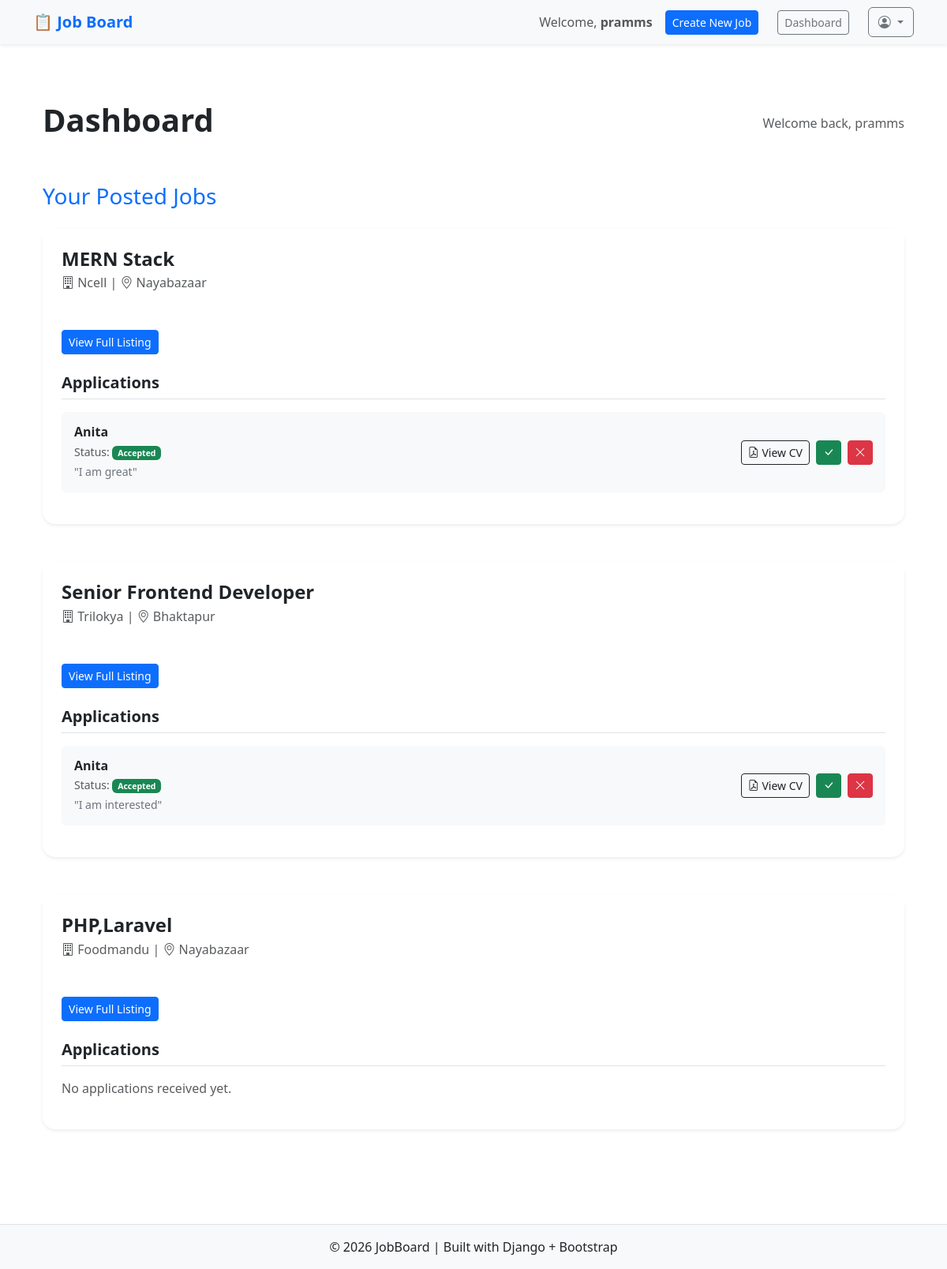
The page /dashboard/ (signed in) on the database its author committed.
### job/models.py (models this page shows, shortened)
class Job(models.Model):
    title = models.CharField(max_length=200)
    description = models.TextField()
    company = models.CharField(max_length=200)
    location = models.TextField()
    salary = models.PositiveBigIntegerField()
    posted_by = models.ForeignKey(User,on_delete=models.CASCADE,related_name="jobs")
    created_at = models.DateTimeField(auto_now_add=True)

class Application(models.Model):
    STATUS_CHOICES = (
        ("pending","Pending"),
        ("confirmed","Confirmed"),
        ("cancelled","Cancelled"),
    )
    user = models.ForeignKey(User,on_delete=models.CASCADE,related_name="application_users")
    job = models.ForeignKey(Job,on_delete=models.CASCADE,related_name="application_jobs")
    cv = models.FileField(upload_to="cv/")
    cover_letter = models.TextField()
    status = models.CharField(max_length=20,choices=STATUS_CHOICES,default="pending")
    applied_at = models.DateTimeField(auto_now_add=True)
    class Meta:
        unique_together = ("user","job")

### job/views.py (the view)
# urls.py: path("dashboard/",views.DashboardView.as_view(),name="dashboard"),
class DashboardView(LoginRequiredMixin, TemplateView):
    template_name = "dashboard.html"
    def get_context_data(self, **kwargs):
        context = super().get_context_data(**kwargs)
        user = self.request.user
        if user.profile.role == "employer":
            context['jobs'] = Job.objects.filter(posted_by=user).order_by('-created_at')
        else:
            context['applications'] = Application.objects.filter(user=user).order_by('-applied_at')
        return context

### templates/dashboard.html (shortened to what this page needs)
{% extends 'base.html' %}
{% block content %}
<div class="container py-5">
    <div class="d-flex justify-content-between align-items-center mb-5">
        <h1 class="fw-bold text-dark">Dashboard</h1>
        <span class="text-muted">Welcome back, {{ user.username }}</span>
    </div>
    {% if user.profile.role == "employer" %}
        <h3 class="mb-4 text-primary">Your Posted Jobs</h3>
        {% for job in jobs %}
        <div class="card shadow-sm border-0 rounded-4 mb-5">
            <div class="card-header bg-white p-4 border-bottom-0">
                <h4 class="fw-bold mb-1">{{ job.title }}</h4>
                <p class="text-muted mb-0"><i class="bi bi-building"></i> {{ job.company }} | <i class="bi bi-geo-alt"></i> {{ job.location }}</p>
            </div>
            <div class="card-body p-4">
                <a href="{% url 'job-detail' job.pk %}" class="btn btn-primary btn-sm mb-4">View Full Listing</a>
                <h5 class="fw-bold mb-3 border-bottom pb-2">Applications</h5>
                {% for app in job.application_jobs.all %}
                <div class="card bg-light border-0 p-3 mb-3">
                    <div class="d-flex justify-content-between align-items-center">
                        <div>
                            <h6 class="mb-1 fw-bold">{{ app.user.username }}</h6>
                            <p class="text-muted small mb-1">Status:
                                <span class="badge {% if app.status == 'accepted' %}bg-success{% elif app.status == 'rejected' %}bg-danger{% else %}bg-warning{% endif %}">
                                    {{ app.status|title }}
                                </span>
                            </p>
                            <p class="small text-secondary italic mb-0">"{{ app.cover_letter|truncatechars:100 }}"</p>
                        </div>
                        <div class="d-flex gap-2">
                            <a href="{{ app.cv.url }}" class="btn btn-outline-dark btn-sm"><i class="bi bi-file-earmark-pdf"></i> View CV</a>
                            <a href="{% url 'update' app.pk 'accepted' %}" class="btn btn-success btn-sm"><i class="bi bi-check-lg"></i></a>
                            <a href="{% url 'update' app.pk 'rejected' %}" class="btn btn-danger btn-sm"><i class="bi bi-x-lg"></i></a>
                        </div>
                    </div>
                </div>
                {% empty %}
                <p class="text-muted">No applications received yet.</p>
                {% endfor %}
            </div>
        </div>
        {% endfor %}
    {% endif %}
</div>
{% endblock content %}

### templates/base.html (shortened to what this page needs)
<!doctype html>
<html lang="en" data-bs-theme="light">
<head>
    <link href="https://cdn.jsdelivr.net/npm/bootstrap@5.3.8/dist/css/bootstrap.min.css" rel="stylesheet">
    <link href="https://cdn.jsdelivr.net/npm/bootstrap-icons/font/bootstrap-icons.css" rel="stylesheet">
</head>
<body>
    <nav class="navbar navbar-expand-lg bg-body-tertiary shadow-sm sticky-top">
        <div class="container">
            <a class="navbar-brand text-primary fw-bold" href="/">📋 Job Board</a>
            <div class="collapse navbar-collapse" id="navbarContent">
                <div class="ms-auto d-flex align-items-center gap-3">
                    {% if user.is_authenticated %}
                        <span class="navbar-text">Welcome, <strong>{{ user.username }}</strong></span>
                    {% if user.profile.role == "employer" %}
                        <a href="{% url 'create' %}" class="btn btn-primary btn-sm me-2">Create New Job</a>
                    {% endif %}
                        <a href="{% url 'dashboard' %}" class="btn btn-outline-secondary btn-sm me-2">Dashboard</a>
                    <div class="dropdown">
                        <a class="btn btn-outline-secondary dropdown-toggle" href="#" data-bs-toggle="dropdown">
                            <i class="bi bi-person-circle"></i>
                        </a>
                    </div>
                    {% else %}
                    <a href="{% url 'login' %}" class="btn btn-primary btn-sm">Login</a>
                    <a href="{% url 'signup' %}" class="btn btn-outline-secondary btn-sm">Signup</a>
                    {% endif %}
                </div>
            </div>
        </div>
    </nav>
    <main class="container py-4">
        {% block content %}
        {% endblock content %}
    </main>
    <footer class="bg-body-tertiary text-center py-3 border-top">
        <p class="mb-0">© 2026 JobBoard | Built with Django + Bootstrap</p>
    </footer>
</body>
</html>

### templates/base.html (style rules this page uses)
body { min-height: 100vh; display: flex; flex-direction: column; }
main { flex: 1; }

### rows shown on the page
Job: title "MERN Stack", company "Ncell", location "Nayabazaar"
Application: user.username "Anita", status "Accepted", cover_letter "I am great"
Job: title "Senior Frontend Developer", company "Trilokya", location "Bhaktapur"
Application: user.username "Anita", status "Accepted", cover_letter "I am interested"
Job: title "PHP,Laravel", company "Foodmandu", location "Nayabazaar"

### other values the page prints
{{ user.username }} "pramms"
